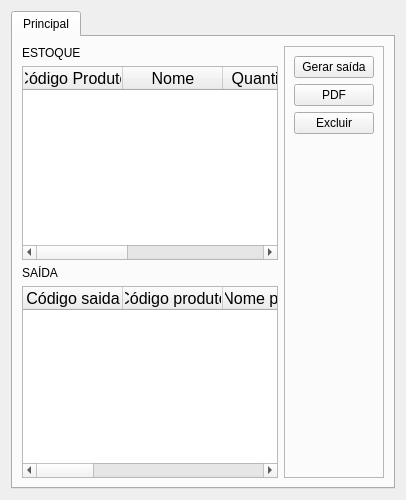
      <widget class="QWidget" name="pg_table">
       <layout class="QVBoxLayout" name="verticalLayout_8">
        <item>
         <widget class="QTabWidget" name="ok">
          <property name="currentIndex">
           <number>0</number>
          </property>
          <widget class="QWidget" name="tables">
           <attribute name="title">
            <string>Principal</string>
           </attribute>
           <layout class="QVBoxLayout" name="verticalLayout_7">
            <item>
             <layout class="QHBoxLayout" name="horizontalLayout_2"/>
            </item>
            <item>
             <layout class="QHBoxLayout" name="horizontalLayout_3">
              <item>
               <layout class="QVBoxLayout" name="verticalLayout_6">
                <item>
                 <layout class="QVBoxLayout" name="verticalLayout_5">
                  <item>
                   <widget class="QLabel" name="label_3">
                    <property name="text">
                     <string>ESTOQUE</string>
                    </property>
                   </widget>
                  </item>
                 </layout>
                </item>
                <item>
                 <widget class="QTableWidget" name="tw_estoque">
                  <property name="font">
                   <font>
                    <pointsize>12</pointsize>
                   </font>
                  </property>
                  <column>
                   <property name="text">
                    <string>Código Produto</string>
                   </property>
                  </column>
                  <column>
                   <property name="text">
                    <string>Nome</string>
                   </property>
                  </column>
                  <column>
                   <property name="text">
                    <string>Quantidade</string>
                   </property>
                  </column>
                  <column>
                   <property name="text">
                    <string>Validade</string>
                   </property>
                  </column>
                  <column>
                   <property name="text">
                    <string>Preço</string>
                   </property>
                  </column>
                 </widget>
                </item>
                <item>
                 <layout class="QVBoxLayout" name="verticalLayout_4">
                  <item>
                   <widget class="QLabel" name="label_2">
                    <property name="text">
                     <string>SAÍDA</string>
                    </property>
                   </widget>
                  </item>
                  <item>
                   <widget class="QTableWidget" name="tw_saida">
                    <property name="font">
                     <font>
                      <pointsize>12</pointsize>
                     </font>
                    </property>
                    <column>
                     <property name="text">
                      <string>Código saida</string>
                     </property>
                    </column>
                    <column>
                     <property name="text">
                      <string>Código produto</string>
                     </property>
                    </column>
                    <column>
                     <property name="text">
                      <string>Nome produto</string>
                     </property>
                    </column>
                    <column>
                     <property name="text">
                      <string>Validade</string>
                     </property>
                    </column>
                    <column>
                     <property name="text">
                      <string>Quantidade</string>
                     </property>
                    </column>
                    <column>
                     <property name="text">
                      <string>Código cliente</string>
                     </property>
                    </column>
                    <column>
                     <property name="text">
                      <string>Nome Cliente</string>
                     </property>
                    </column>
                    <column>
                     <property name="text">
                      <string>Valor Total</string>
                     </property>
                    </column>
                   </widget>
                  </item>
                 </layout>
                </item>
               </layout>
              </item>
              <item>
               <widget class="QFrame" name="frame_2">
                <property name="sizePolicy">
                 <sizepolicy hsizetype="Fixed" vsizetype="Preferred">
                  <horstretch>0</horstretch>
                  <verstretch>0</verstretch>
                 </sizepolicy>
                </property>
                <property name="frameShape">
                 <enum>QFrame::StyledPanel</enum>
                </property>
                <property name="frameShadow">
                 <enum>QFrame::Raised</enum>
                </property>
                <layout class="QVBoxLayout" name="verticalLayout_3">
                 <item>
                  <widget class="QPushButton" name="btn_gerar">
                   <property name="cursor">
                    <cursorShape>PointingHandCursor</cursorShape>
                   </property>
                   <property name="styleSheet">
                    <string notr="true"/>
                   </property>
                   <property name="text">
                    <string>Gerar saída</string>
                   </property>
                  </widget>
                 </item>
                 <item>
                  <widget class="QPushButton" name="btn_pdf">
                   <property name="cursor">
                    <cursorShape>PointingHandCursor</cursorShape>
                   </property>
                   <property name="styleSheet">
                    <string notr="true"/>
                   </property>
                   <property name="text">
                    <string>PDF</string>
                   </property>
                  </widget>
                 </item>
                 <item>
                  <widget class="QPushButton" name="btn_excluir">
                   <property name="cursor">
                    <cursorShape>PointingHandCursor</cursorShape>
                   </property>
                   <property name="styleSheet">
                    <string notr="true"/>
                   </property>
                   <property name="text">
                    <string>Excluir</string>
                   </property>
                  </widget>
                 </item>
                 <item>
                  <spacer name="verticalSpacer">
                   <property name="orientation">
                    <enum>Qt::Vertical</enum>
                   </property>
                   <property name="sizeHint" stdset="0">
                    <size>
                     <width>20</width>
                     <height>40</height>
                    </size>
                   </property>
                  </spacer>
                 </item>
                </layout>
               </widget>
              </item>
             </layout>
            </item>
           </layout>
          </widget>
         </widget>
        </item>
       </layout>
      </widget>
